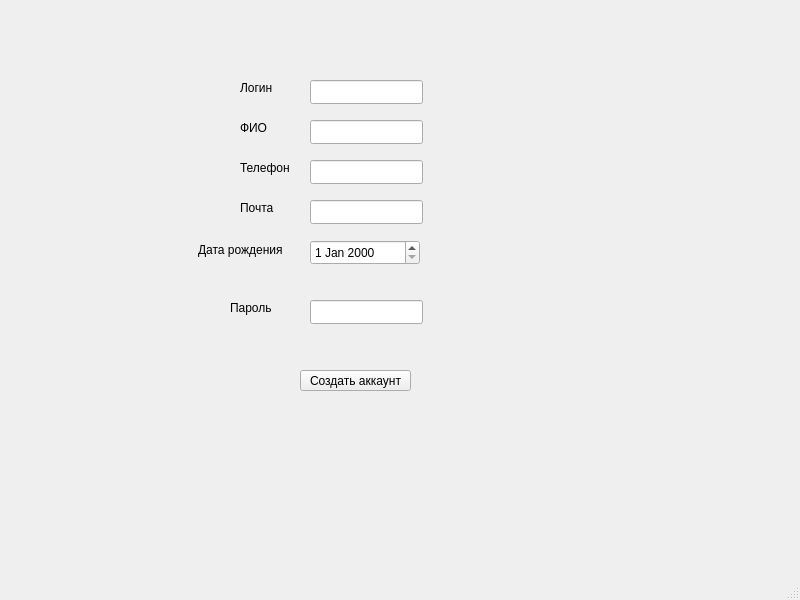
<?xml version="1.0" encoding="UTF-8"?>
<ui version="4.0">
 <class>Registration</class>
 <widget class="QMainWindow" name="Registration">
  <property name="geometry">
   <rect>
    <x>0</x>
    <y>0</y>
    <width>800</width>
    <height>600</height>
   </rect>
  </property>
  <property name="windowTitle">
   <string>MainWindow</string>
  </property>
  <widget class="QWidget" name="centralwidget">
   <widget class="QPushButton" name="create_account_button">
    <property name="geometry">
     <rect>
      <x>300</x>
      <y>370</y>
      <width>111</width>
      <height>21</height>
     </rect>
    </property>
    <property name="text">
     <string>Создать аккаунт</string>
    </property>
   </widget>
   <widget class="QLineEdit" name="new_fio">
    <property name="geometry">
     <rect>
      <x>310</x>
      <y>120</y>
      <width>113</width>
      <height>24</height>
     </rect>
    </property>
    <property name="maxLength">
     <number>100</number>
    </property>
   </widget>
   <widget class="QLabel" name="label">
    <property name="geometry">
     <rect>
      <x>240</x>
      <y>120</y>
      <width>49</width>
      <height>16</height>
     </rect>
    </property>
    <property name="text">
     <string>ФИО</string>
    </property>
   </widget>
   <widget class="QLineEdit" name="new_phone_number">
    <property name="geometry">
     <rect>
      <x>310</x>
      <y>160</y>
      <width>113</width>
      <height>24</height>
     </rect>
    </property>
    <property name="maxLength">
     <number>11</number>
    </property>
   </widget>
   <widget class="QLabel" name="label_2">
    <property name="geometry">
     <rect>
      <x>240</x>
      <y>160</y>
      <width>49</width>
      <height>16</height>
     </rect>
    </property>
    <property name="text">
     <string>Телефон</string>
    </property>
   </widget>
   <widget class="QLineEdit" name="new_email">
    <property name="geometry">
     <rect>
      <x>310</x>
      <y>200</y>
      <width>113</width>
      <height>24</height>
     </rect>
    </property>
    <property name="maxLength">
     <number>128</number>
    </property>
   </widget>
   <widget class="QLabel" name="label_3">
    <property name="geometry">
     <rect>
      <x>240</x>
      <y>200</y>
      <width>49</width>
      <height>16</height>
     </rect>
    </property>
    <property name="text">
     <string>Почта</string>
    </property>
   </widget>
   <widget class="QLabel" name="reg_birthdate_label">
    <property name="geometry">
     <rect>
      <x>198</x>
      <y>240</y>
      <width>91</width>
      <height>20</height>
     </rect>
    </property>
    <property name="text">
     <string>Дата рождения</string>
    </property>
   </widget>
   <widget class="QLineEdit" name="new_password">
    <property name="geometry">
     <rect>
      <x>310</x>
      <y>300</y>
      <width>113</width>
      <height>24</height>
     </rect>
    </property>
    <property name="maxLength">
     <number>255</number>
    </property>
   </widget>
   <widget class="QLabel" name="label_5">
    <property name="geometry">
     <rect>
      <x>230</x>
      <y>300</y>
      <width>49</width>
      <height>16</height>
     </rect>
    </property>
    <property name="text">
     <string>Пароль</string>
    </property>
   </widget>
   <widget class="QLineEdit" name="new_login">
    <property name="geometry">
     <rect>
      <x>310</x>
      <y>80</y>
      <width>113</width>
      <height>24</height>
     </rect>
    </property>
    <property name="maxLength">
     <number>100</number>
    </property>
   </widget>
   <widget class="QLabel" name="label_6">
    <property name="geometry">
     <rect>
      <x>240</x>
      <y>80</y>
      <width>49</width>
      <height>16</height>
     </rect>
    </property>
    <property name="text">
     <string>Логин</string>
    </property>
   </widget>
   <widget class="QDateEdit" name="new_birthdate">
    <property name="geometry">
     <rect>
      <x>310</x>
      <y>240</y>
      <width>110</width>
      <height>25</height>
     </rect>
    </property>
   </widget>
  </widget>
  <widget class="QMenuBar" name="menubar">
   <property name="geometry">
    <rect>
     <x>0</x>
     <y>0</y>
     <width>800</width>
     <height>21</height>
    </rect>
   </property>
  </widget>
  <widget class="QStatusBar" name="statusbar"/>
 </widget>
 <resources/>
 <connections/>
</ui>
